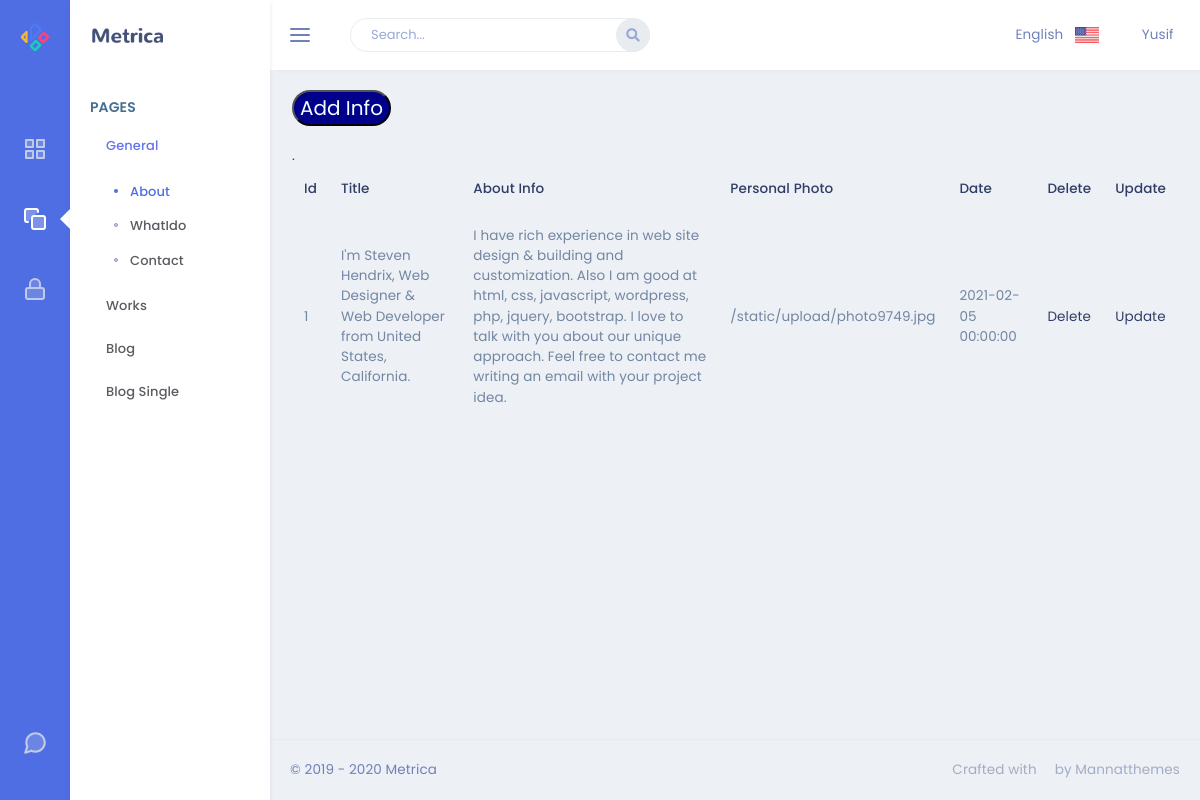
The page /admin/about on the database as committed earlier.
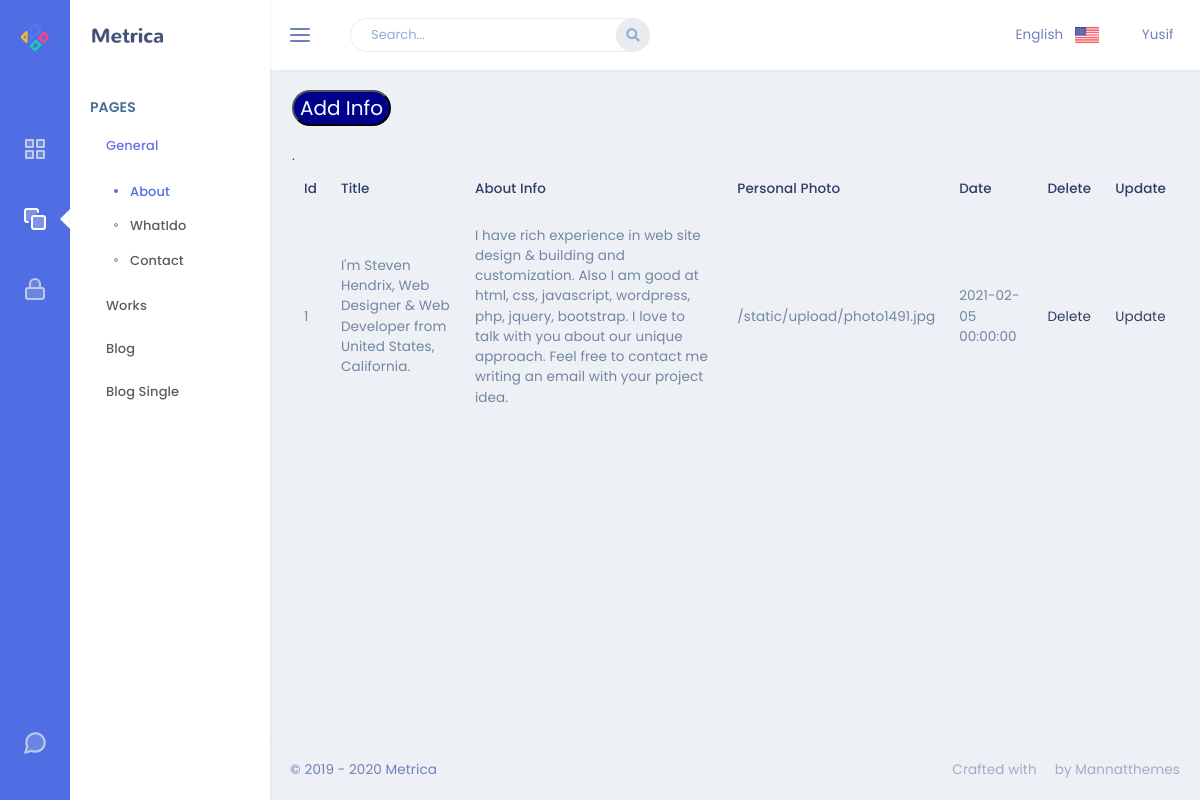
The same page on the database as committed later.
### app/models.py (models this page shows)
class About(db.Model):
    id = db.Column(db.Integer, primary_key=True)
    about_title = db.Column(db.String(80), nullable=False)
    about_img = db.Column(db.String(50), nullable=False)
    about_content = db.Column(db.Text, nullable=False)
    about_date = db.Column(db.DateTime)

### admin/routes.py (the view)
@admin.route('/about')
def about():
    about = About.query.all()
    return render_template('About/about.html',about=about)

### admin/templates/About/about.html
{% extends "layout.html" %}
{% block content %}
<form action="/admin/about/add">
<button type="submit" style="background-color: darkblue; border-radius:25px; color:azure; margin:20px auto; font-size: 20px;">
    Add Info
</button>
</form>
<table class="table">
    <thead>
      <tr>
        <th scope="col">Id</th>
        <th scope="col">Title</th>
        <th scope="col">About Info</th>
        <th scope="col">Personal Photo</th>
        <th scope="col">Date</th>
        <th scope="col">Delete</th>
        <th scope="col">Update</th>
      </tr>
    </thead>
    <tbody>.
      {% for object in about %}
      <tr>
        <td>{{object.id}}</td>
        <td>{{object.about_title}}</td>
        <td>{{object.about_content}}</td>
        <td>{{object.about_img}}</td>
        <td>{{object.about_date}}</td>
        <td><a href="/admin/about/delete/{{object.id}}">Delete</a></td>
        <td><a href="/admin/about/update/{{object.id}}">Update</a></td>
      </tr>
      {% endfor %}
    </tbody>
  </table>
{% endblock %}

Rows that differ between the two databases and show on the page:
changed About "I'm Steven Hendrix, Web Designer & Web Developer from United States, California.": about_img "/static/upload/photo9749.jpg" → "/static/upload/photo1491.jpg"
